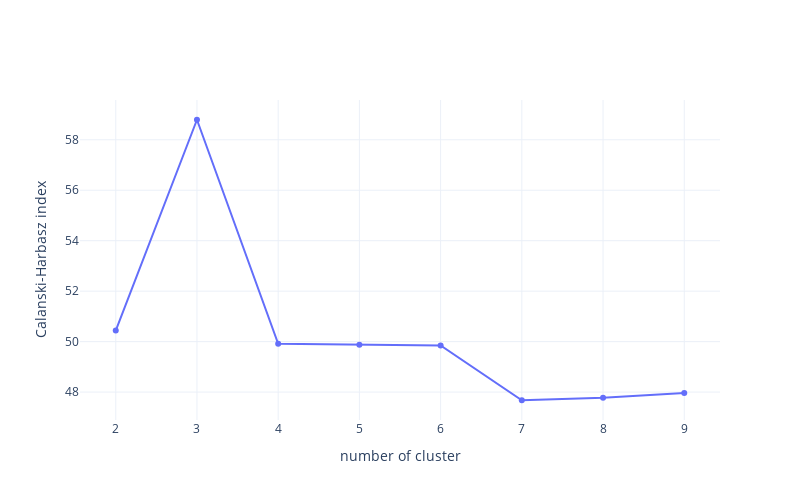

The cell this chart's notebook holds for it:
### Code cell
# use Calanski-Harabasz index
# to choose the right number of cluster

from sklearn.cluster import AgglomerativeClustering
from sklearn import metrics


# where to store CH index
arr_calanski = {}

# max possible number of cluster
max_k = 10

# data
X = transformed_centered_clustering_data

# loop over number of clusters
for k in range(2, max_k):
  # build model 
  model = AgglomerativeClustering(n_clusters=k, linkage=linkage_method, affinity=metric)
  model = model.fit(X)

  # clusters label
  labels = model.fit_predict(X)

  # compute calanski metric
  m = metrics.calinski_harabasz_score(X, labels)

  arr_calanski[k] = m


# plot of CH index
fig = go.Figure(data=[
                      go.Scatter(x=list(arr_calanski.keys()), y=list(arr_calanski.values()))
])

fig.update_layout(
    width=800,
    height=500,
    xaxis_title="number of cluster",
    yaxis_title="Calanski-Harbasz index"
)

fig.show()

### Figure 1 — Plotly figure (JSON) as saved in the notebook; plotly's stock layout.template omitted (floating-point values rounded to 4 significant figures)
{"data": [{"type": "scatter", "x": [2, 3, 4, 5, 6, 7, 8, 9], "y": [50.44, 58.79, 49.92, 49.88, 49.85, 47.68, 47.78, 47.96]}], "layout": {"height": 500, "width": 800, "xaxis": {"title": {"text": "number of cluster"}}, "yaxis": {"title": {"text": "Calanski-Harbasz index"}}}}
